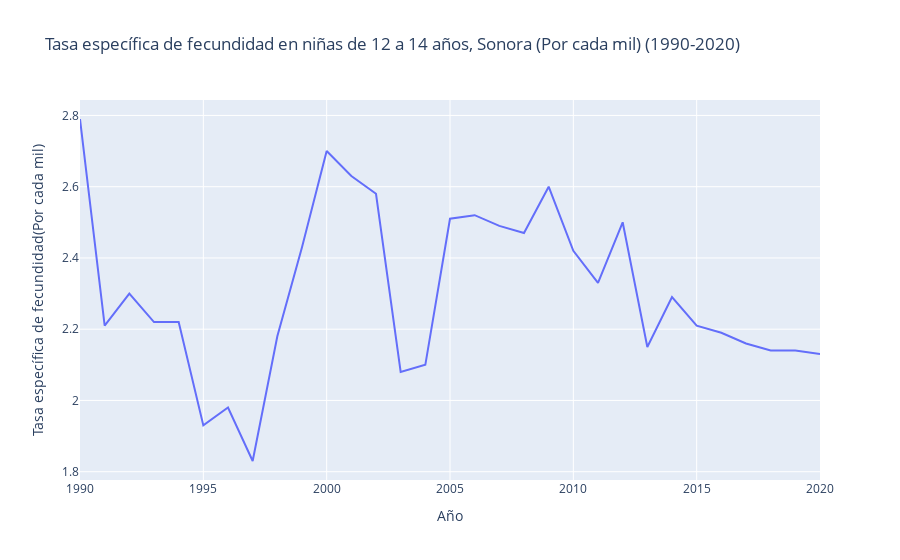

Notebook code cell kept with this figure:
### Code cell
# Graficamos la serie de tiempo
fig = px.line(tasa_fecundidad, x="Año", y="Valor",
                title='Tasa específica de fecundidad en niñas de 12 a 14 años, Sonora (Por cada mil) (1990-2020)',
                labels={'Valor' : 'Tasa específica de fecundidad(Por cada mil)'})
fig.layout.update(showlegend=False) 
fig.show()

### Figure 1 — Plotly figure (JSON) as saved in the notebook; plotly's stock layout.template omitted (floating-point values rounded to 4 significant figures)
{"data": [{"hovertemplate": "Año=%{x}<br>Tasa específica de fecundidad(Por cada mil)=%{y}<extra></extra>", "legendgroup": "", "line": {"color": "#636efa", "dash": "solid"}, "marker": {"symbol": "circle"}, "mode": "lines", "name": "", "orientation": "v", "showlegend": false, "type": "scatter", "x": [1990, 1991, 1992, 1993, 1994, 1995, 1996, 1997, 1998, 1999, 2000, 2001, 2002, 2003, 2004, 2005, 2006, 2007, 2008, 2009, 2010, 2011, 2012, 2013, 2014, 2015, 2016, 2017, 2018, 2019, 2020], "xaxis": "x", "y": [2.79, 2.21, 2.3, 2.22, 2.22, 1.93, 1.98, 1.83, 2.18, 2.43, 2.7, 2.63, 2.58, 2.08, 2.1, 2.51, 2.52, 2.49, 2.47, 2.6, 2.42, 2.33, 2.5, 2.15, 2.29, 2.21, 2.19, 2.16, 2.14, 2.14, 2.13], "yaxis": "y"}], "layout": {"legend": {"tracegroupgap": 0}, "showlegend": false, "title": {"text": "Tasa específica de fecundidad en niñas de 12 a 14 años, Sonora (Por cada mil) (1990-2020)"}, "xaxis": {"anchor": "y", "domain": [0, 1], "title": {"text": "Año"}}, "yaxis": {"anchor": "x", "domain": [0, 1], "title": {"text": "Tasa específica de fecundidad(Por cada mil)"}}}}
